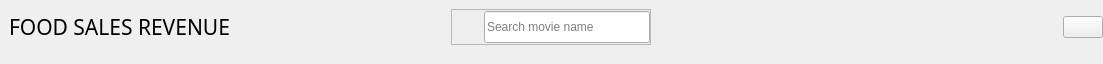
            <widget class="QWidget" name="headerFrame_2" native="true">
             <property name="minimumSize">
              <size>
               <width>1103</width>
               <height>64</height>
              </size>
             </property>
             <property name="maximumSize">
              <size>
               <width>1103</width>
               <height>64</height>
              </size>
             </property>
             <layout class="QHBoxLayout" name="horizontalLayout_15">
              <property name="spacing">
               <number>0</number>
              </property>
              <property name="leftMargin">
               <number>0</number>
              </property>
              <property name="topMargin">
               <number>0</number>
              </property>
              <property name="rightMargin">
               <number>0</number>
              </property>
              <property name="bottomMargin">
               <number>10</number>
              </property>
              <item alignment="Qt::AlignLeft">
               <widget class="QWidget" name="widget_7" native="true">
                <layout class="QHBoxLayout" name="horizontalLayout_16">
                 <item>
                  <widget class="QLabel" name="appHeader_2">
                   <property name="font">
                    <font>
                     <family>Segoe UI Black</family>
                     <pointsize>16</pointsize>
                     <weight>10</weight>
                     <italic>false</italic>
                     <bold>false</bold>
                    </font>
                   </property>
                   <property name="styleSheet">
                    <string notr="true">font: 87 16pt &quot;Segoe UI Black&quot;;</string>
                   </property>
                   <property name="text">
                    <string>FOOD SALES REVENUE</string>
                   </property>
                  </widget>
                 </item>
                </layout>
               </widget>
              </item>
              <item alignment="Qt::AlignHCenter">
               <widget class="QWidget" name="widget_8" native="true">
                <layout class="QHBoxLayout" name="horizontalLayout_20">
                 <item>
                  <widget class="QFrame" name="searchFrame_2">
                   <property name="minimumSize">
                    <size>
                     <width>200</width>
                     <height>0</height>
                    </size>
                   </property>
                   <property name="frameShape">
                    <enum>QFrame::StyledPanel</enum>
                   </property>
                   <property name="frameShadow">
                    <enum>QFrame::Raised</enum>
                   </property>
                   <layout class="QHBoxLayout" name="horizontalLayout_21">
                    <property name="spacing">
                     <number>0</number>
                    </property>
                    <property name="leftMargin">
                     <number>0</number>
                    </property>
                    <property name="topMargin">
                     <number>0</number>
                    </property>
                    <property name="rightMargin">
                     <number>0</number>
                    </property>
                    <property name="bottomMargin">
                     <number>0</number>
                    </property>
                    <item>
                     <widget class="QLabel" name="label_6">
                      <property name="minimumSize">
                       <size>
                        <width>32</width>
                        <height>32</height>
                       </size>
                      </property>
                      <property name="maximumSize">
                       <size>
                        <width>32</width>
                        <height>32</height>
                       </size>
                      </property>
                      <property name="text">
                       <string/>
                      </property>
                      <property name="pixmap">
                       <pixmap>C:/Users/Nhu Anh/.designer/images/icons/RedIcons/search_ic.svg</pixmap>
                      </property>
                     </widget>
                    </item>
                    <item>
                     <widget class="QLineEdit" name="lineEdit_2">
                      <property name="sizePolicy">
                       <sizepolicy hsizetype="Expanding" vsizetype="Fixed">
                        <horstretch>0</horstretch>
                        <verstretch>0</verstretch>
                       </sizepolicy>
                      </property>
                      <property name="minimumSize">
                       <size>
                        <width>0</width>
                        <height>15</height>
                       </size>
                      </property>
                      <property name="maximumSize">
                       <size>
                        <width>16777215</width>
                        <height>32</height>
                       </size>
                      </property>
                      <property name="styleSheet">
                       <string notr="true">
font: 12pt &quot;Sans Serif Collection&quot;;</string>
                      </property>
                      <property name="placeholderText">
                       <string>Search movie name</string>
                      </property>
                     </widget>
                    </item>
                   </layout>
                  </widget>
                 </item>
                </layout>
               </widget>
              </item>
              <item alignment="Qt::AlignRight">
               <widget class="QWidget" name="widget_9" native="true">
                <layout class="QHBoxLayout" name="horizontalLayout_22">
                 <property name="spacing">
                  <number>0</number>
                 </property>
                 <property name="leftMargin">
                  <number>0</number>
                 </property>
                 <property name="topMargin">
                  <number>0</number>
                 </property>
                 <property name="rightMargin">
                  <number>0</number>
                 </property>
                 <property name="bottomMargin">
                  <number>0</number>
                 </property>
                 <item>
                  <widget class="QPushButton" name="Account_btn_2">
                   <property name="text">
                    <string/>
                   </property>
                   <property name="icon">
                    <iconset>
                     <normaloff>C:/Users/Nhu Anh/.designer/images/icons/RedIcons/user_ic.svg</normaloff>C:/Users/Nhu Anh/.designer/images/icons/RedIcons/user_ic.svg</iconset>
                   </property>
                   <property name="iconSize">
                    <size>
                     <width>32</width>
                     <height>32</height>
                    </size>
                   </property>
                  </widget>
                 </item>
                </layout>
               </widget>
              </item>
             </layout>
            </widget>
